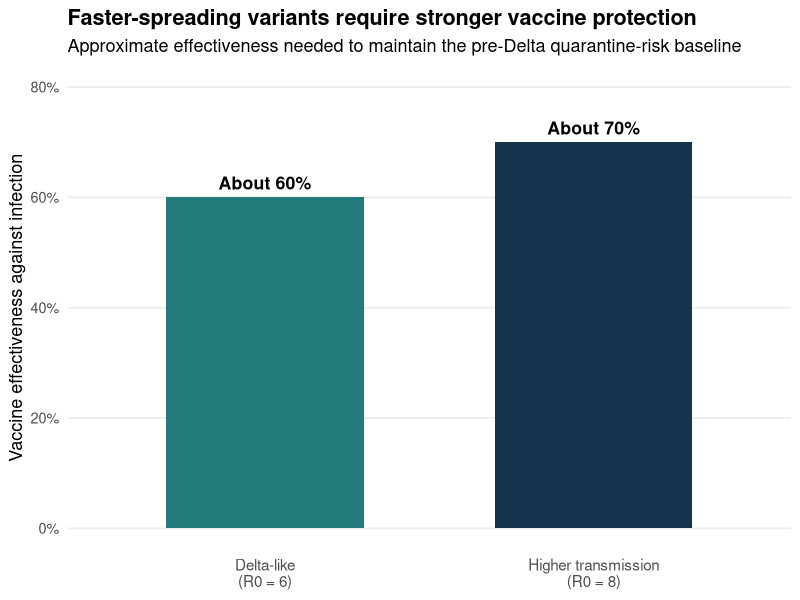

Write the R code that produced this figure.
## ---- chunk 1
#| label: fig-vaccine-threshold
#| fig-cap: "Approximate vaccine effectiveness required to keep quarantine infection pressure near the pre-Delta baseline. Source: Zachreson et al. (2022), Figure 3; values are approximate."
#| fig-alt: "Two bars show that the approximate vaccine effectiveness threshold increases from 60 percent when R0 equals 6 to 70 percent when R0 equals 8."
#| echo: false
#| warning: false
#| message: false
#| fig-width: 8
#| fig-height: 5

library(ggplot2)

thresholds <- data.frame(
  scenario = factor(
    c("Delta-like\n(R0 = 6)", "Higher transmission\n(R0 = 8)"),
    levels = c("Delta-like\n(R0 = 6)", "Higher transmission\n(R0 = 8)")
  ),
  effectiveness = c(60, 70)
)

ggplot(
  thresholds,
  aes(x = scenario, y = effectiveness, fill = scenario)
) +
  geom_col(width = 0.6, show.legend = FALSE) +
  geom_text(
    aes(label = paste0("About ", effectiveness, "%")),
    vjust = -0.6,
    fontface = "bold",
    size = 4.5
  ) +
  scale_y_continuous(
    limits = c(0, 80),
    breaks = seq(0, 80, 20),
    labels = function(x) paste0(x, "%")
  ) +
  scale_fill_manual(values = c("#247b7b", "#17324d")) +
  labs(
    title = "Faster-spreading variants require stronger vaccine protection",
    subtitle = "Approximate effectiveness needed to maintain the pre-Delta quarantine-risk baseline",
    x = NULL,
    y = "Vaccine effectiveness against infection"
  ) +
  theme_minimal(base_size = 13) +
  theme(
    panel.grid.major.x = element_blank(),
    panel.grid.minor = element_blank(),
    plot.title = element_text(face = "bold"),
    axis.text.x = element_text(size = 11)
  )
